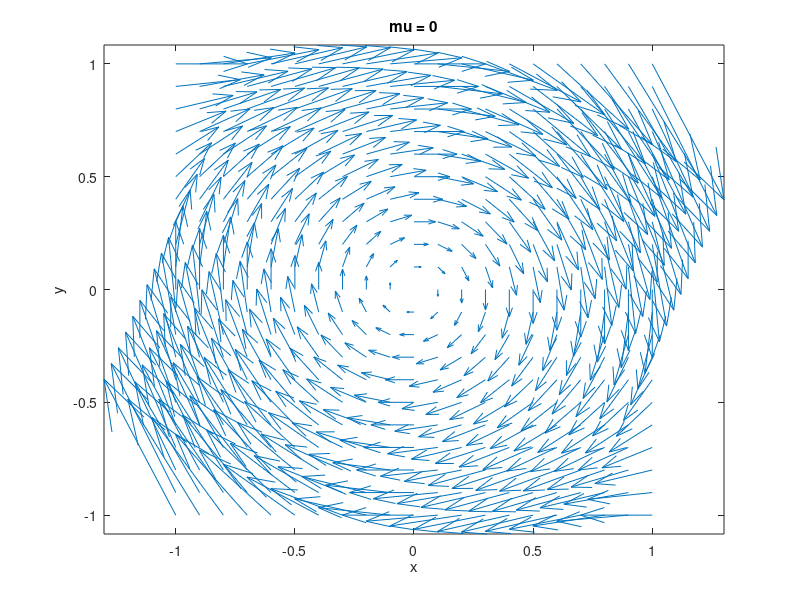

Write MATLAB code to recreate this figure. (Note: this script raises an error after producing the figure.)
# prob3.m
function prob3
clear
figure(1);
hold off
[x,y] = meshgrid(-1:.1:1);
mu=0;
x_dot=y+(mu.*x);
y_dot=-x+(mu.*y)-((x.^2).*y);
h=quiver(x,y,x_dot,y_dot);
set(h, "autoscalefactor", 5);
axis("tight");
title("mu = 0");
xlabel("x");
ylabel("y");
fixAxes;
endfunction
